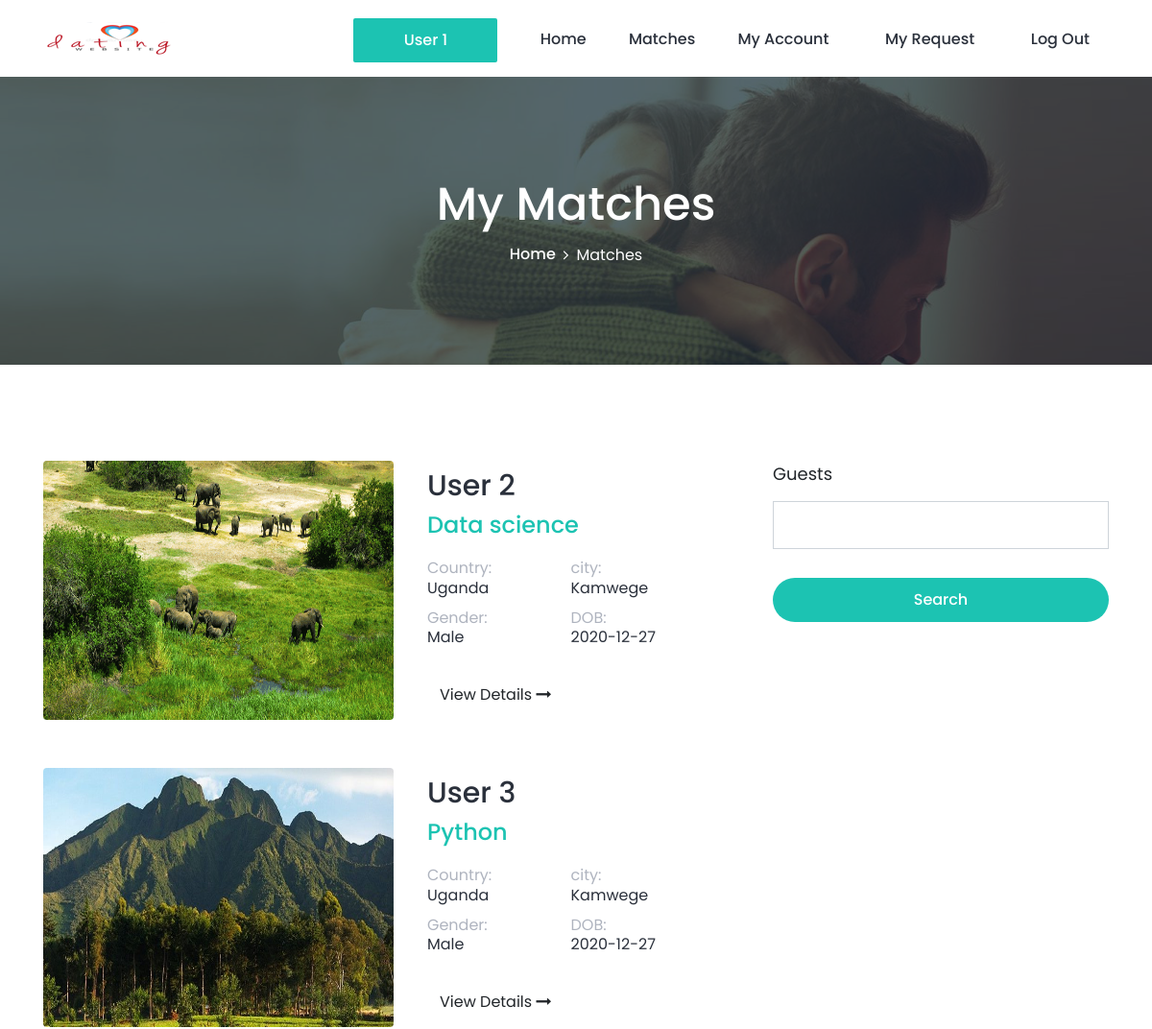
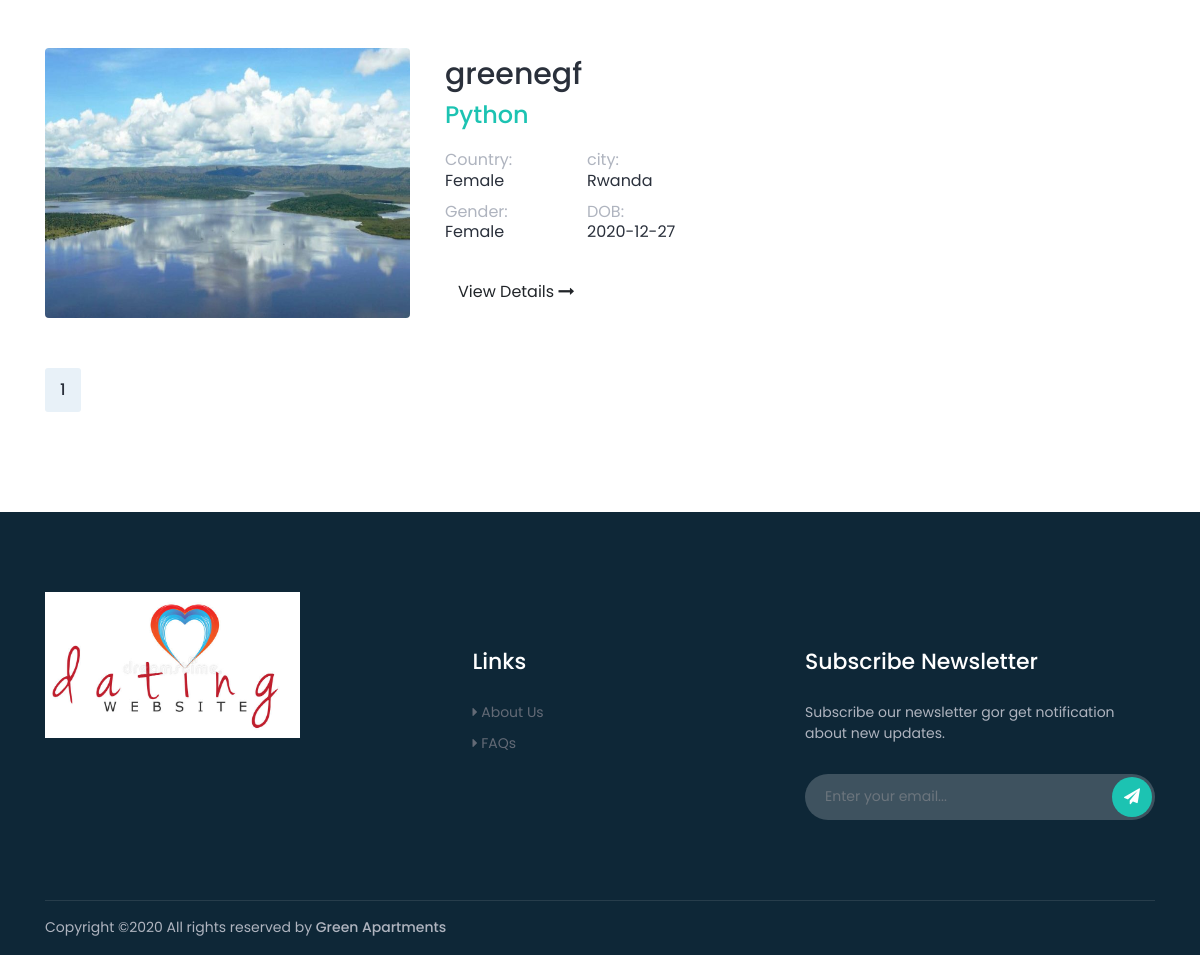
/account/index.php?matches (signed in), run on the app's committed database (2 pictures, top to bottom).
### tables this page shows
CREATE TABLE `members` (
  `member_id` int(11) NOT NULL,
  `f_name` longtext NOT NULL,
  `dob` longtext NOT NULL,
  `gender` longtext NOT NULL,
  `country` longtext NOT NULL,
  `city` longtext NOT NULL,
  `email` longtext NOT NULL,
  `username` longtext NOT NULL,
  `password` longtext NOT NULL,
  `programing` longtext NOT NULL,
  `profile` longtext NOT NULL,
  `reg_date` timestamp NOT NULL DEFAULT current_timestamp() ON UPDATE current_timestamp()
);

### account/matches.php (the view, shortened to what this page needs)
<div class="breadcrumb-area bg-img bg-overlay jarallax" style="background-image: url(../img/bg-img/16.png);">
    <div class="container h-100">
        <div class="row h-100 align-items-center">
            <div class="col-12">
                <div class="breadcrumb-content text-center">
                    <h2 class="page-title">My Matches</h2>
                    <nav aria-label="breadcrumb">
                        <ol class="breadcrumb justify-content-center">
                            <li class="breadcrumb-item"><a href="index.html">Home</a></li>
                            <li class="breadcrumb-item active" aria-current="page">Matches</li>
                        </ol>
                    </nav>
                </div>
            </div>
        </div>
    </div>
</div>
<div class="roberto-rooms-area section-padding-100-0">
    <div class="container">
        <div class="row">
            <div class="col-12 col-lg-8">
                    <?php
                        $limit = 5;
                        if (isset($_GET["pagination"])) { $pagination  = $_GET["pagination"]; } else { $pagination=1; };
                        $start_from = ($pagination-1) * $limit;
                        $sql5="SELECT * from members where member_id!='$member_id' LIMIT $start_from, $limit ";
                        $result5=$conn->query($sql5);
                        $a=1;
                        while ($row5 = $result5->fetch_assoc()) {
                        $member_id=$row5['member_id'];
                        $username=$row5['username'];
                        $programing=$row5['programing'];
                        $country=$row5['country'];
                        $city=$row5['city'];
                        $gender=$row5['gender'];
                        $dob=$row5['dob'];
                        $profile=$row5['profile'];
                        if (empty($profile)) {
                            $fileName = "avatar-06.jpg";
                        } else {
                            $fileName = "$profile";
                        }
                    ?>
                <div class="single-room-area d-flex align-items-center mb-50 wow fadeInUp" data-wow-delay="300ms">
                    <div class="room-thumbnail">
                        <img style="width: 100%;height: 270px" src="client_profile_data/<?php echo $fileName ?>" alt="<?php echo $username ?>">
                    </div>
                    <div class="room-content">
                        <h2><?php echo $username ?></h2>
                        <h4><?php echo $programing ?></h4>
                        <div class="room-feature">
                            <h6>Country: <span><?php echo $country ?></span></h6>
                            <h6>city: <span><?php echo $city ?></span></h6>
                            <h6>Gender: <span><?php echo $gender ?></span></h6>
                            <h6>DOB: <span><?php echo $dob ?></span></h6>
                        </div>
                        <form action="index.php?match_view" method="post">
                            <button class="btn " type="submit" >View Details <i class="fa fa-long-arrow-right" aria-hidden="true"></i></button>
                        </form>
                    </div>
                </div>
                <?php $a++; }  ?>
                <nav class="roberto-pagination wow fadeInUp mb-100" data-wow-delay="1000ms">
                        <?php
                            $sql = "SELECT COUNT(member_id) FROM members where member_id!='$member_id' ";
                            $rs_result = mysqli_query($conn, $sql);
                            $row = mysqli_fetch_row($rs_result);
                            $total_records = $row[0];
                            $total_pages = ceil($total_records / $limit);
                            $pagLink = "<ul class='pagination'>";
                            for ($i=1; $i<=$total_pages; $i++) {
                                         $pagLink .= "<li class='page-item'><a class='page-link' href='index.php?room&pagination=".$i."'>".$i."</a></li>";
                            };
                            echo $pagLink . "</ul>";
                        ?>
                </nav>
            </div>
            <div class="col-12 col-lg-4">
                <div class="hotel-reservation--area mb-100">
                    <form action="index.php?search_data" method="post">
                        <div class="form-group mb-30">
                            <label for="guests">Guests</label>
                            <div class="row">
                                <div class="col-12">
                                    <input type="text" name="s_username" id="s_username" class="form-control">
                                </div>
                            </div>
                        </div>
                        <div class="form-group">
                            <button type="submit" class="btn roberto-btn w-100">Search </button>
                        </div>
                    </form>
                </div>
            </div>
        </div>
    </div>
</div>

### account/index.php (shortened to what this page needs)
<!DOCTYPE html>
<?php
include "../config/connection.php";
if(isset($_SESSION['Member_Data_2020']) == false){
    header("Location:../login.php");
}else{
    ?>
                                <?php
                                $sql5="SELECT * from members where username='$_SESSION[Member_Data_2020]'";
                                $result5=$conn->query($sql5);
                                while ($row5 = $result5->fetch_assoc()) {
                                $member_id=$row5['member_id'];
                                $username=$row5['username'];
                                }
                                ?>
<html lang="en">
<head>
    <link rel="stylesheet" href="../style.css">
</head>
<body>
    <header class="header-area">
        <div class="search-form d-flex align-items-center">
            <div class="container">
                <form action="index.html" method="get">
                    <button type="submit"><i class="icon_search"></i></button>
                </form>
            </div>
        </div>
        <div class="main-header-area">
            <div class="classy-nav-container breakpoint-off">
                <div class="container">
                    <nav class="classy-navbar justify-content-between" id="robertoNav">
                        <a class="nav-brand" href="index.php?home"><img src=".././img/core-img/logo.png" alt=""></a>
                        <div class="classy-menu">
                            <div class="classynav">
                                <ul id="nav">
                                    <li><a href="index.php"><button type="submit" class="form-control btn roberto-btn w-100"><?php echo $username ?> </button></a></li>
                                    <li><a href="index.php?home">Home</a></li>
                                    <li><a href="index.php?matches">Matches</a></li>
                                    <li><a href="#">My Account</a>
                                    </li>
                                    <li><a href="#">My Request</a>
                                    </li>
                                    <li><a href="?sign=out" id="logout">Log Out</a></li>
                                </ul>
                            </div>
                        </div>
                    </nav>
                </div>
            </div>
        </div>
    </header>
    <?php
        if(isset($_GET['home']))
        {
            include("home.php");
        }
        elseif(isset($_GET['matches']))
        {
            include("matches.php");
        }
        elseif(isset($_GET['inbox']))
        {
            include("inbox.php");
        }
        elseif(isset($_GET['Request']))
        {
            include("request.php");
        }
        elseif(isset($_GET['match_view']))
        {
            include("user-view.php");
        }
        elseif(isset($_GET['about']))
        {
            include("about.php");
        }
        elseif(isset($_GET['review']))
        {
            include("new_review.php");
        }
        elseif(isset($_GET['profile']))
        {
            include("profile.php");
        }
        elseif(isset($_GET['update_profile']))
        {
            include("update_profile.php");
        }
        elseif(isset($_GET['update_profile_data']))
        {
            include("update_profile_data.php");
        }
        elseif(isset($_GET['search_data']))
        {
            include("user_search.php");
        }
        elseif(isset($_GET['']))
        {
            include("");
        }
        else
        {
            include("home.php");
        }
    ?>
    <footer class="footer-area section-padding-80-0">
        <div class="main-footer-area">
            <div class="container">
                <div class="row align-items-baseline justify-content-between">
                    <div class="col-12 col-sm-6 col-lg-3">
                        <div class="single-footer-widget mb-80">
                            <a href="#" class="footer-logo"><img src="../img/core-img/logo.jpg" alt=""></a>
                        </div>
                    </div>
                    <div class="col-12 col-sm-4 col-lg-2">
                        <div class="single-footer-widget mb-80">
                            <h5 class="widget-title">Links</h5>
                            <ul class="footer-nav">
                                <li><a href="index.php?about"><i class="fa fa-caret-right" aria-hidden="true"></i> About Us</a></li>
                                <li><a href="#"><i class="fa fa-caret-right" aria-hidden="true"></i> FAQs</a></li>
                            </ul>
                        </div>
                    </div>
                    <div class="col-12 col-sm-8 col-lg-4">
                        <div class="single-footer-widget mb-80">
                            <h5 class="widget-title">Subscribe Newsletter</h5>
                            <span>Subscribe our newsletter gor get notification about new updates.</span>
                            <form action="index.html" class="nl-form">
                                <input type="email" class="form-control" placeholder="Enter your email...">
                                <button type="submit"><i class="fa fa-paper-plane" aria-hidden="true"></i></button>
                            </form>
                        </div>
                    </div>
                </div>
            </div>
        </div>
        <div class="container">
            <div class="copywrite-content">
                <div class="row align-items-center">
                    <div class="col-12 col-md-8">
                        <div class="copywrite-text">
                            <p>
Copyright &copy;<script>document.write(new Date().getFullYear());</script> All rights reserved by <a href="#" target="_blank">Green Apartments</a>
</p>
                        </div>
                    </div>
                </div>
            </div>
        </div>
    </footer>
</body>
</html>
                            <?php
                                }
                            ?>

### css/default-assets/classy-nav.css (style rules this page uses)
.classy-nav-container { position: relative; z-index: 1; background-color: #ffffff; }
.classy-nav-container * { box-sizing: border-box; }
.classy-nav-container a { -webkit-transition-duration: 500ms; transition-duration: 500ms; text-decoration: none; outline: none; font-size: 14px; color: #232323; display: inline-block; }
.justify-content-between { -webkit-box-pack: justify; -ms-flex-pack: justify; justify-content: space-between; }
.justify-content-center { -webkit-box-pack: center; -ms-flex-pack: center; justify-content: center; }
.classy-navbar { width: 100%; height: 80px; display: -webkit-box; display: -ms-flexbox; display: flex; -webkit-box-align: center; -ms-flex-align: center; -ms-grid-row-align: center; align-items: center; }
.classy-navbar .nav-brand { font-size: 26px; font-weight: 500; color: #232323; display: inline-block; margin-right: 30px; }
.classynav ul li { display: inline-block; clear: both; position: inherit; z-index: 10; }
.classynav ul li.cn-dropdown-item { position: relative; z-index: 10; }
.classynav ul li a { padding: 0 15px; display: block; height: 40px; font-size: 14px; line-height: 39px; }
.classynav ul li.megamenu-item > a:after, .classynav ul li.has-down > a:after { font-family: 'classyfonts'; content: "\e900"; font-size: 12px; color: #000000; padding-left: 5px; -webkit-transition-duration: 500ms; transition-duration: 500ms; }
.breakpoint-off .classynav { display: -webkit-box; display: -ms-flexbox; display: flex; -webkit-box-align: center; -ms-flex-align: center; -ms-grid-row-align: center; align-items: center; }

### data on the page
members: username "User 1"
members: profile (picture), username "User 2", programing "Data science", country "Uganda", city "Kamwege", gender "Male", dob "2020-12-27"
members: profile (picture), username "User 3", programing "Python", country "Uganda", city "Kamwege", gender "Male", dob "2020-12-27"
members: profile (picture), username "greenegf", programing "Python", country "Female", city "Rwanda", gender "Female", dob "2020-12-27"
